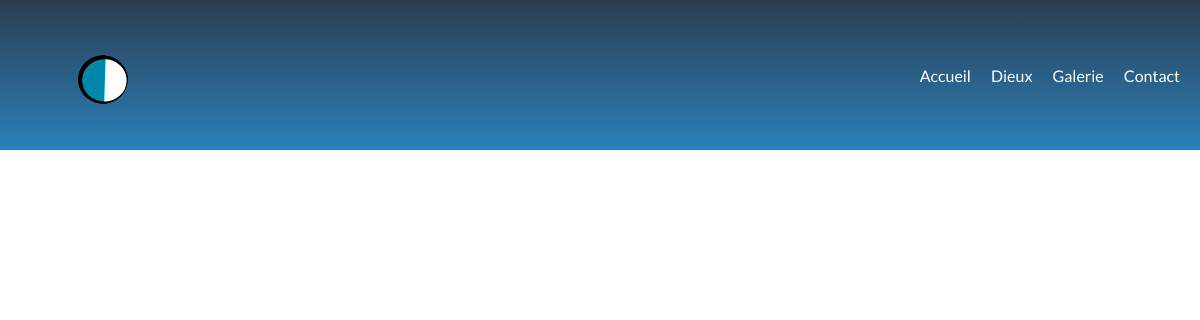
Page /index.php?action=gallery on the earlier database version.
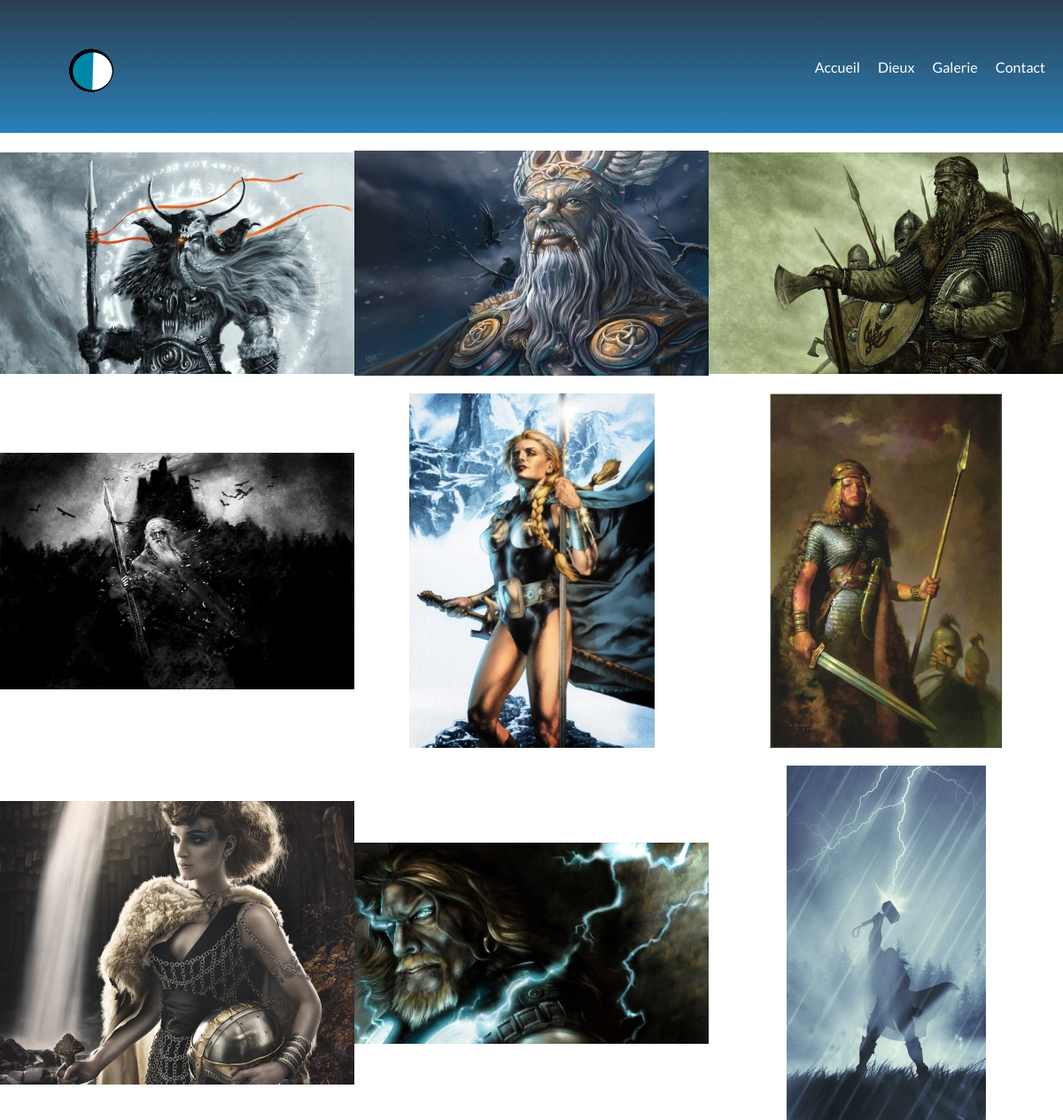
Same page on the later database version.
### tables this page shows
CREATE TABLE `gallery` (
  `id` int(11) NOT NULL,
  `god` int(11) NOT NULL,
  `image` varchar(255) NOT NULL,
  `resized_image` varchar(255) NOT NULL
);

### app/Controllers/ControllerFront.php (called while the page is built, shortened)
<?php
class ControllerFront
{
    function galleryFront(){
        require 'app/views/front/layout/head.php';
        require 'app/views/front/layout/header.php';
        require 'app/views/front/gallery.php';
    }
}

### app/models/FrontManager.php (called while the page is built, shortened)
<?php
class FrontManager extends Manager
{
    public function viewGallery(){
        $bdd = $this->dbConnect();
        $req = $bdd->prepare('SELECT * FROM dieux INNER JOIN gallery ON dieux.id = gallery.god');
        $req->execute();
        return $req;
    }
}

### app/views/front/gallery.php (the view, shortened to what this page needs)
<?php
$galleryFront = $galleryFront->viewGallery();
?>
<main>
    <div id="gallery">
    <?php while($gallery = $galleryFront->fetch()) : ?>
        <div class="gallery-container">
            <a data-fancybox="gallery" href="<?= $gallery['image'] ?>"><img  class="image" src="<?= $gallery['resized_image'] ?>"></a>
        </div>
    <?php endwhile ?>
    </div>
</main>
</body>

### index.php (shortened to what this page needs)
<?php
try{
    $controllerFront = new \projet\Controllers\ControllerFront();
    if (isset($_GET['action'])){
        if($_GET['action'] == 'contact'){
            $controllerFront->contactFront();
        }
        else if($_GET['action'] == 'gods'){
            $controllerFront->godsFront();
        }
        else if($_GET['action'] == 'search'){
            $controllerFront->searchFront();
        }
        else if($_GET['action'] == 'gallery'){
            $controllerFront->galleryFront();
        }
        else if($_GET['action'] == 'god'){
            $controllerFront->godFront();
        }
    } else{
        $controllerFront->home();
    }
} catch (Exeption $e){
}

### app/views/front/layout/head.php (shortened to what this page needs)
<html lang="fr">
<head>
    <link rel="stylesheet" href="https://cdn.jsdelivr.net/gh/fancyapps/fancybox@3.5.7/dist/jquery.fancybox.min.css" />
    <link rel="stylesheet" href="app/public/css/style.css">
    <link rel="stylesheet" href="app/public/css/media.css">
</head>

### app/views/front/layout/header.php (shortened to what this page needs)
<header>
    <nav class="navigation lato">
        <div class="navigation-center">
            <a href="/sites/projet">
            </a>
            <ul>
                <li><a href="/sites/projet">Accueil</a></li>
                <li><a href="index.php?action=gods">Dieux</a></li>
                <li><a href="index.php?action=gallery">Galerie</a></li>
                <li><a href="index.php?action=contact">Contact</a></li>
            </ul>
        </div>
    </nav>
</header>
<body>

### app/public/css/style.css (style rules this page uses)
body { margin: 0; padding: 0; }
h1, p, a { margin: 0; text-decoration: none; }
.lato { font-family: 'Lato', Arial, Helvetica, sans-serif; }
.navigation { background: #2980b9; background: -webkit-linear-gradient(to bottom, #2c3e50, #2980b9); background: linear-gradient(to bottom, #2c3e50, #2980b9); }
.logo { width: 200px; height: 150px; }
.navigation-center { width: 1200px; margin: 0 auto; display: flex; justify-content: space-between; align-items: center; }
.navigation-center a { text-decoration: none; font-family: 'Lato', Arial, Helvetica, sans-serif; color: #fff; }
.navigation-center ul { list-style-type: none; display: flex; }
.navigation-center ul li { margin-right: 20px; }
#gallery { display: flex; flex-flow: row wrap; justify-content: space-around; align-items: center; }
.gallery-container { display: flex; justify-content: center; width: 400px; margin-top:20px; position: relative; }

Differences in the rows shown:
added gallery: resized_image (picture)
added gallery: resized_image (picture)
added gallery: resized_image (picture)
added gallery: resized_image (picture)
added gallery: resized_image (picture)
added gallery: resized_image (picture)
added gallery: resized_image (picture)
added gallery: resized_image (picture)
added gallery: resized_image (picture)
